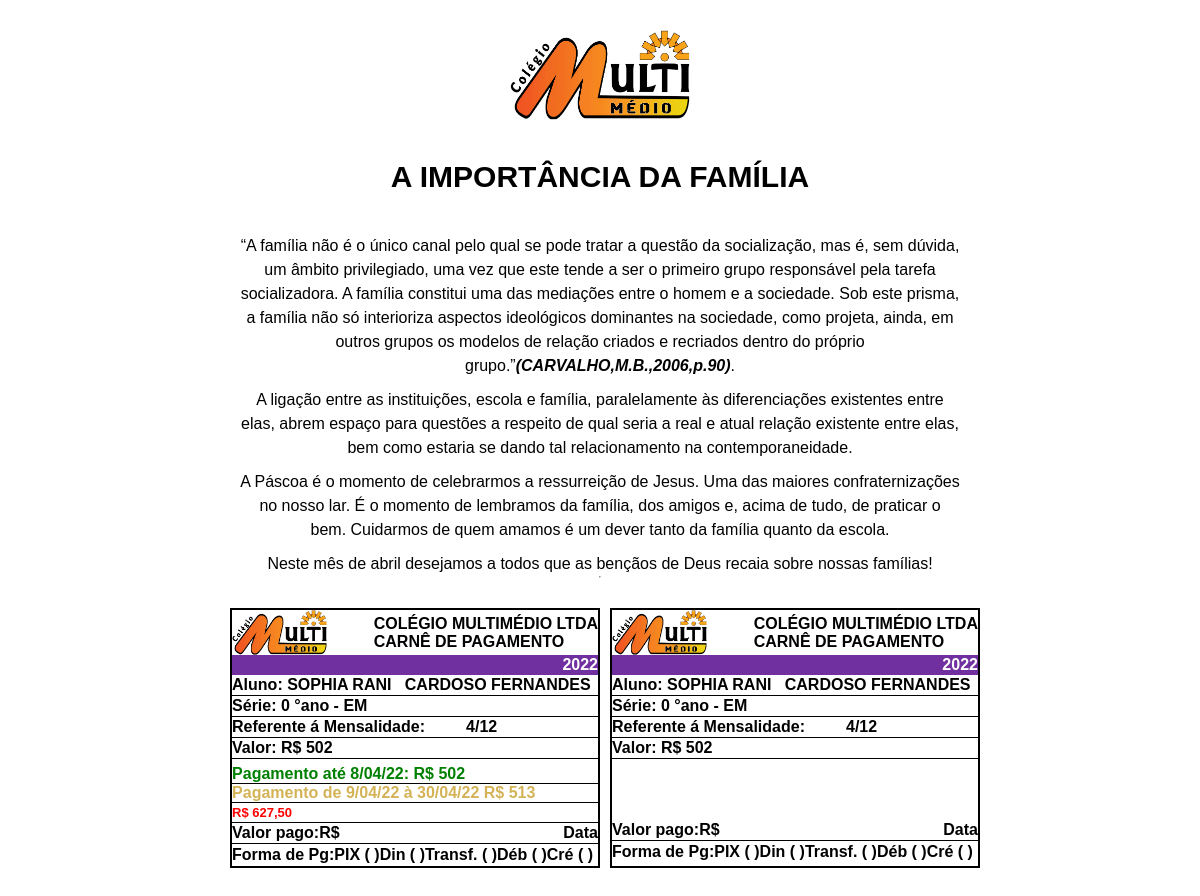
The page /carne.php?id=61 on the database its author committed.
### tables this page shows
CREATE TABLE `financeiro` (
  `id` int(11) NOT NULL,
  `aluno` varchar(100) NOT NULL,
  `jan` float NOT NULL,
  `fev` float NOT NULL,
  `mar` float NOT NULL,
  `abr` float NOT NULL,
  `mai` float NOT NULL,
  `jun` float NOT NULL,
  `jul` float NOT NULL,
  `ago` float NOT NULL,
  `setembro` float NOT NULL,
  `outubro` float NOT NULL,
  `nov` float NOT NULL,
  `dez` float NOT NULL,
  `data_mensalidade` int(2) NOT NULL,
  `date_register` timestamp NOT NULL DEFAULT current_timestamp(),
  `status` int(1) NOT NULL
);

### bd/carneQuery.php (called while the page is built, shortened)
<?php
include_once 'connection.php';
$id = $_GET["id"];
$getAluno = "SELECT * FROM financeiro WHERE id = $id";
$result = mysqli_query($con, $getAluno);
if (mysqli_num_rows($result) > 0) {
  while ($row = mysqli_fetch_assoc($result)) {
    $aluno = [
      $row["aluno"],
      "meses" => [
        1 => $row["jan"],
        2 => $row["fev"],
        3 => $row["mar"],
        4 => $row["abr"],
        5 => $row["mai"],
        6 => $row["jun"],
        7 => $row["jul"],
        8 => $row["ago"],
        9 => $row["setembro"],
        10 => $row["outubro"],
        11 => $row["nov"],
        12 => $row["dez"],
      ],
      $row["data_mensalidade"],
      date("d/m/y", strtotime($row["date_register"])),
      $row["ano"]
    ];
  }
}

### carneMes.php (the view)
<?php
function carneMes()
{
  include_once "./bd/carneQuery.php";
  for ($i = 1; $i <= 12; $i++) {
    $nome = $aluno[0];
    $data_mensalidade = $aluno[1];
    $valor = $aluno["meses"][$i];
    $ano = $aluno[3];
    $ultimoDiaDoMes = date("t");
    $pagamentoAposDataMensalidade = $data_mensalidade + 1;
    $anoAtual = date('y');
    $mesAtual = date('m');
    $pagamentoDepoisDaMensalidade = ($valor === "0" ? "R$ 0" : $valor + 11);
    $valorDoPagamentoAtrasado = number_format($valor + ($valor * 0.25), 2, ",");
    $carne = <<<HTML
        <section class="container-carne">
          <div class="carne-item">
            <header class="header-carne">
              <img src="./assets/img/image1.png" class="logo-carne" alt="Colégio Multimédio LTDA">
              <h2 class="title-carne">Colégio Multimédio LTDA <br> <span>Carnê de pagamento</span></h2>
            </header>
            <p class="ano">2022</p>
            <ul class="informacoes-pagamento">
            <li class="text-preto">Aluno: <span>$nome</span></li>
            <li class="text-preto"><span>Série: $ano °ano - EM</span></li>
              <li class="text-preto">
                Referente á Mensalidade: <span class="mes">$i/12</span>
              </li>
              <li class="text-preto">Valor: R$ <span>$valor</span></li>
              <li>
                <div class="valores">
                  <p class="texto-verde">Pagamento até $data_mensalidade/$mesAtual/$anoAtual: <span>R$ $valor</span></p>
                  <p class='texto-marrom'>Pagamento de $pagamentoAposDataMensalidade/$mesAtual/22 à $ultimoDiaDoMes/$mesAtual/22 <span>R$ $pagamentoDepoisDaMensalidade</span></p>
                  <p class='texto-vermelho'> <span>R$ $valorDoPagamentoAtrasado</span></p>
                </div>
              </li>
              <li>
                <div class="valor-pago">
                  <p>Valor pago:R$ </p>
                  <p>Data</p>
                </div>
              </li>
              <li>
                <ul class="forma-de-pagamento">
                  <li>Forma de Pg: </li>
                  <li>PIX <span>( )</span> </li>
                  <li>Din <span>( )</span> </li>
                  <li>Transf. <span>( )</span> </li>
                  <li>Déb <span>( )</span> </li>
                  <li>Cré <span>( )</span> </li>
                </ul>
              </li>
            </ul>
          </div>
          <div class="carne-item">
            <header class="header-carne">
              <img src="./assets/img/image1.png" class="logo-carne" alt="">
              <h2 class="title-carne">Colégio Multimédio LTDA <br> Carnê de pagamento</h2>
            </header>
            <p class="ano">2022</p>
            <ul class="informacoes-pagamento">
            <li class="text-preto">Aluno: $aluno[0]</li>
            <li class="text-preto">Série: $ano °ano - EM</li>
              <li class="text-preto">
                Referente á Mensalidade: <span class="mes"> $i/12</span>
              </li>
              <li class="text-preto espacamento">Valor: R$  <span>$valor</span></li>
              <li>
                <div class="valor-pago">
                  <p class="">Valor pago:R$ </p>
                  <p class="">Data</p>
                </div>
              </li>
              <li>
                <ul class="forma-de-pagamento">
                  <li>Forma de Pg: </li>
                  <li>PIX <span>( )</span> </li>
                  <li>Din <span>( )</span> </li>
                  <li>Transf. <span>( )</span> </li>
                  <li>Déb <span>( )</span> </li>
                  <li>Cré <span>( )</span> </li>
                </ul>
              </li>
            </ul>
          </div>
        </section>
       HTML;
    if ($i == $mesAtual) {
      echo $carne;
    }
  }
}

### css/carne.css (style rules this page uses)
* { margin: 0; padding: 0; box-sizing: border-box; font-size: 1rem; font-family: Arial, Helvetica, sans-serif; }
img { display: block; max-width: 100%; }
ul, li { list-style: none; }
:root { --bg-ano-info: #7030a0; }
.container-carne { width: 100%; display: flex; justify-content: center; margin-top: 10px; }
.container-carne .carne-item + .carne-item { margin-left: 10px; }
.carne-item { border: 2px solid #000; width: 430px; }
.header-carne { display: flex; justify-content: space-between; }
.logo-carne { width: 95px; height: 45px; }
.title-carne { margin-top: 5px; text-transform: uppercase; }
.ano { background-color: var(--bg-ano-info); padding: 1px 0; color: #fff; font-weight: bold; text-align: right; }
.text-preto { font-weight: bold; }
.informacoes-pagamento li { border-bottom: 1px solid #000; padding: 1px 0; }
.informacoes-pagamento li:last-child { border: none; }
.informacoes-pagamento li .mes { text-align: right; margin-left: 10%; }
.espacamento { margin-bottom: 61px; }
.valores { margin-top: 5px; }
.valores p { font-weight: bold; border-bottom: 1px solid #000; }
.valores p:last-child { border: none; }
.texto-marrom span { position: relative; left: 26px; }
.valores .texto-verde { color: green; }
.valores .texto-marrom { color: #d4b357; }
.valores .texto-vermelho { color: red; font-size: 0.813rem; }
.valor-pago { display: flex; justify-content: space-between; font-weight: bold; }
.forma-de-pagamento { display: flex; justify-content: space-between; font-weight: bold; }
.forma-de-pagamento li { border: none; }

### css/carne-screeen.css (style rules this page uses)
* { margin: 0; padding: 0; box-sizing: border-box; font-size: 1rem; font-family: Arial, Helvetica, sans-serif; }
body { overflow-x: hidden; }
img { display: block; max-width: 100%; }
ul, li { list-style: none; }
:root { --bg-ano-info: #7030a0; }
.container-carne { flex: 0 0 300px; display: flex; flex-direction: column; }
.container-carne .carne-item { margin: 30px 0; }
.carne-item { border: 2px solid #000; width: 100%; }
.header-carne { display: flex; justify-content: space-between; }
.logo-carne { width: 95px; height: 45px; }
.title-carne { margin-top: 5px; text-transform: uppercase; }
.ano { background-color: var(--bg-ano-info); padding: 1px 0; color: #fff; font-weight: bold; text-align: right; }
.text-preto { font-weight: bold; }
.informacoes-pagamento li { border-bottom: 1px solid #000; padding: 1px 0; }
.informacoes-pagamento li:last-child { border: none; }
.informacoes-pagamento li .mes { text-align: right; margin-left: 10%; }
.espacamento { margin-bottom: 61px; }
.valores { margin-top: 5px; }
.valores p { font-weight: bold; border-bottom: 1px solid #000; }
.valores p:last-child { border: none; }
.valores .texto-verde { color: green; }
.valores .texto-marrom { color: #d4b357; }
.valores .texto-vermelho span { color: red; font-size: 0.813rem; }
.valor-pago { display: flex; flex-direction: column; justify-content: space-between; font-weight: bold; }
.forma-de-pagamento { display: flex; flex-direction: column; align-items: center; font-weight: bold; }
.forma-de-pagamento li { margin-bottom: 10px; border: none; }
.forma-de-pagamento li:last-child { margin-bottom: 0px; }
@media screen and (min-width:900px) { .container-carne { flex: 0 0 100%; display: flex; flex-direction: row; } }
@media screen and (min-width:900px) { .container-carne .carne-item { flex: 0 0 50%; margin: 30px 0; } }
@media screen and (min-width:900px) { .container-carne .carne-item + .carne-item { margin-left: 10px; } }
@media screen and (min-width:900px) { .valor-pago { display: flex; flex-direction: row; justify-content: space-between; font-weight: bold; } }
@media screen and (min-width:900px) { .forma-de-pagamento { display: flex; flex-direction: row; font-weight: bold; } }
@media screen and (min-width:900px) { .forma-de-pagamento li { margin-bottom: 0px; border: none; } }
@media screen and (min-width:900px) { .forma-de-pagamento li:first-child { margin-bottom: 0px; border: none; } }

### rows shown on the page
financeiro: aluno "SOPHIA RANI CARDOSO FERNANDES", ano "0", mar "502", data_mensalidade "8", anoAtual "22", data_mensalidade "9", mar "513", mar "627,50"
